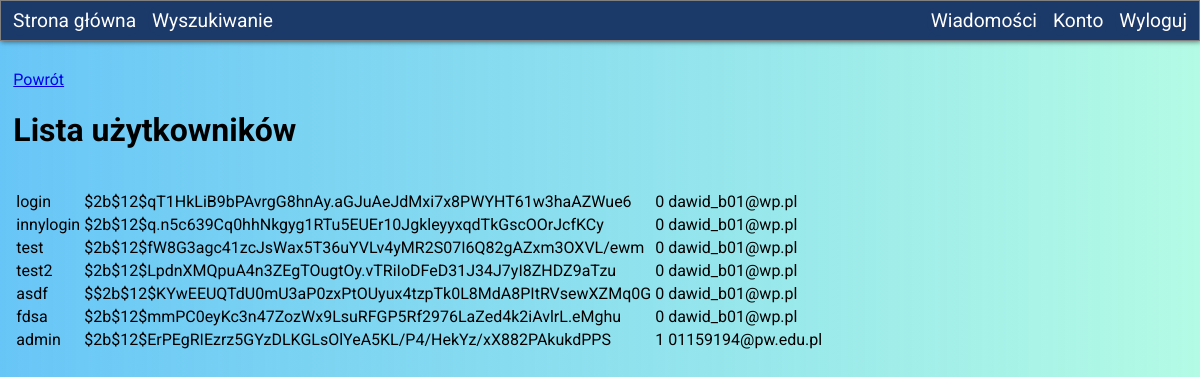
The app's page /userList (signed in) with its own data.
### tables this page shows
CREATE TABLE user
(
    username TEXT(32) PRIMARY KEY,
    password TEXT(128) NOT NULL,
    isadmin INTEGER,
    email TEXT(64)
);

### app/start.py (the view)
@app.route("/userList", methods=["GET"])
def userListPage():
    if not isCurrentUserAdmin():
        return abort(403)
    users = query("SELECT * FROM user")
    return render_template("userList.html", users=users)

### app/start.py (called while the page is built)
def query(sql):
    with closing(sqlite3.connect(DB_PATH)) as con, con, closing(con.cursor()) as cur:
        cur.execute(sql)
        return cur.fetchall()

def querySingle(sql):
    with closing(sqlite3.connect(DB_PATH)) as con, con, closing(con.cursor()) as cur:
        cur.execute(sql)
        return cur.fetchone()

def isLoggedin():
    return session.get("login", None) != None

def isCurrentUserAdmin():
    if not isLoggedin():
        return False
    return (
        querySingle(
            f"SELECT isadmin FROM user WHERE username = '{session['login']['username']}'"
        )
    )[0] == 1

### app/templates/userList.html (shortened to what this page needs)
{%extends "base.html"%}
{%block contents%}
<p><a href="{{url_for('indexPage')}}">Powrót</a></p>
<h1>Lista użytkowników</h1>
<br>
{% if users|length %}
<div class="searchTable">
    <table>
        <tbody>
            {% for row in users %}
            <tr>
                {% for data in row %}
                <td>{{ data }}</td>
                {% endfor %}
            </tr>
            {% endfor %}
        </tbody>
    </table>
</div>
{% else %}
<p>Nie znaleziono żadnych użytkowników</p>
{% endif %}
{%endblock%}

### app/templates/base.html (shortened to what this page needs)
<!DOCTYPE html>
<html>
<head>
    <link rel="stylesheet" href="{{ url_for('static', filename='css/styles.css') }}">
    <link rel="stylesheet" href="{{ url_for('static', filename='css/navbar.css') }}">
</head>
<body>
    <div class="navbar">
        <ul>
            <li>
                <a href="{{url_for('indexPage')}}">Strona główna</a>
            </li>
            <li>
                <a href="{{url_for('carSearchPage')}}">Wyszukiwanie</a>
            </li>
            <li class="end-item">
                <a href="{{url_for('logout')}}">Wyloguj</a>
            </li>
            <li class="end-item">
                <a href="{{url_for('accountPage')}}">Konto</a>
            </li>
            <li class="end-item notification">
                <a href="{{url_for('emailPage')}}">
                    <span>Wiadomości</span>
                </a>
            </li>
        </ul>
    </div>
    <div class="contents">
        {%block contents%}{%endblock%}
    </div>
</body>
</html>

### app/static/css/styles.css (style rules this page uses)
:root { --background-gradient:linear-gradient(90deg, rgba(66, 183, 245,0.8), rgba(66, 245, 189,0.4)); --table-odd-row-color: rgb(209, 212, 211); --accent:rgb(66, 133, 244); --dark-gray: rgba(0,0,0, 0.8); --error:rgba(255, 0, 0, 0.8); --input-bg: rgba(0,0,0, 0.1); --table-even-row-color:rgba(0,0,0, 0.2); --table-odd-row-color:rgba(0,0,0, 0.10); --table-hover: rgba(0,0,0, 0.30); }
body { margin:0; background: var(--background-gradient); font-family: "Roboto", sans-serif; }
.contents { padding: 10pt; }

### app/static/css/navbar.css (style rules this page uses)
:root { --navbar-color: rgb(27, 57, 105); --navbar-text-color: white; }
.navbar>ul { background-color: var(--navbar-color); color: var(--navbar-text-color); border: 1px solid gray; z-index: 100; max-width: 100%; list-style-type: none; margin: 0; padding: 4px; overflow: hidden; height: max-content; box-shadow: 1px 1px 5px rgba(0,0,0,.5); font-size: 1.2em; }
.navbar>ul>li { float: left; padding: 2px, 0px; margin: 0px 4px; background-color: inherit; color: inherit; }
.navbar>ul>li.end-item { float: right; }
.navbar>ul>li>a { display: block; padding: 4px; appearance: button; text-decoration: none; border-radius: 14px; background-color: inherit; color: inherit; }

### records on screen
user: username "login", password "$2b$12$qT1HkLiB9bPAvrgG8hnAy.aGJuAeJdMxi7x8PWYHT61w3haAZWue6", row "0", email "dawid_b01@wp.pl"
user: username "innylogin", password "$2b$12$q.n5c639Cq0hhNkgyg1RTu5EUEr10JgkleyyxqdTkGscOOrJcfKCy", row "0", email "dawid_b01@wp.pl"
user: username "test", password "$2b$12$fW8G3agc41zcJsWax5T36uYVLv4yMR2S07I6Q82gAZxm3OXVL/ewm", row "0", email "dawid_b01@wp.pl"
user: username "test2", password "$2b$12$LpdnXMQpuA4n3ZEgTOugtOy.vTRiIoDFeD31J34J7yI8ZHDZ9aTzu", row "0", email "dawid_b01@wp.pl"
user: username "asdf", password "$$2b$12$KYwEEUQTdU0mU3aP0zxPtOUyux4tzpTk0L8MdA8PItRVsewXZMq0G", row "0", email "dawid_b01@wp.pl"
user: username "fdsa", password "$2b$12$mmPC0eyKc3n47ZozWx9LsuRFGP5Rf2976LaZed4k2iAvlrL.eMghu", row "0", email "dawid_b01@wp.pl"
user: username "admin", password "$2b$12$ErPEgRIEzrz5GYzDLKGLsOlYeA5KL/P4/HekYz/xX882PAkukdPPS", row "1", email "01159194@pw.edu.pl"
